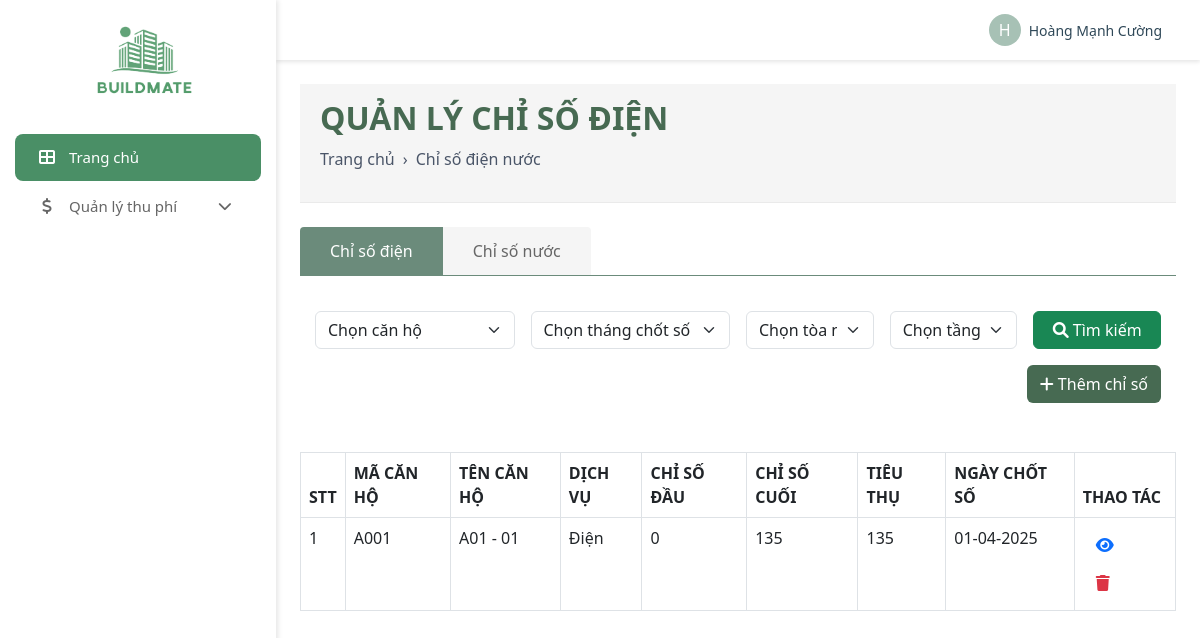
Page /admin/payment/electric_reading.php (signed in) on the committed database.
### tables this page shows
CREATE TABLE `electricitymeterreading` (
  `ElectricityMeterID` int(11) NOT NULL,
  `InitialReading` float DEFAULT NULL,
  `FinalReading` float DEFAULT NULL,
  `Image` varchar(255) DEFAULT NULL,
  `ClosingDate` date DEFAULT NULL,
  `Consumption` float DEFAULT NULL,
  `ApartmentID` int(11) NOT NULL,
  `StaffID` int(11) NOT NULL
);

CREATE TABLE `apartment` (
  `ApartmentID` int(11) NOT NULL,
  `Name` varchar(255) DEFAULT NULL,
  `Area` int(11) DEFAULT NULL,
  `NumberOffBedroom` int(11) DEFAULT NULL,
  `Code` varchar(255) DEFAULT NULL,
  `ElectricId` int(11) DEFAULT NULL,
  `WaterId` int(11) NOT NULL,
  `Description` text DEFAULT NULL,
  `Status` varchar(50) DEFAULT NULL,
  `BuildingId` int(11) NOT NULL,
  `FloorId` int(11) NOT NULL,
  `ContractCode` varchar(255) DEFAULT NULL
);

### admin/payment/electric_reading.php (the view, shortened to what this page needs)
<?php
include '../../database/DBController.php';
$drop_fk_sql = "
    ALTER TABLE ElectricityMeterReading
    DROP FOREIGN KEY IF EXISTS electricitymeterreading_ibfk_1,
    DROP FOREIGN KEY IF EXISTS electricitymeterreading_ibfk_2;
    ALTER TABLE ElectricityMeterReading
    ADD INDEX (ApartmentID),
    ADD INDEX (StaffID);
";
try {
    $conn->multi_query($drop_fk_sql);
} catch (Exception $e) {
}
$query = "SELECT e.*, a.Code as ApartmentCode, a.Name as ApartmentName, s.Name as StaffName
          FROM ElectricityMeterReading e
          LEFT JOIN apartment a ON e.ApartmentID = a.ApartmentID
          LEFT JOIN staffs s ON e.StaffID = s.ID
          ORDER BY e.ClosingDate DESC";
$select_readings = mysqli_query($conn, $query);
?>
<!DOCTYPE html>
<html lang="en">
<head>
    <link rel="stylesheet" href="https://cdnjs.cloudflare.com/ajax/libs/font-awesome/6.0.0/css/all.min.css">
    <link href="https://cdn.jsdelivr.net/npm/bootstrap@5.3.0/dist/css/bootstrap.min.css" rel="stylesheet">
    <link rel="stylesheet" href="css/admin_style.css">
</head>
<body>
    <div class="d-flex">
        <?php include '../admin_navbar.php'; ?>
        <div style="width: 100%;">
            <?php include '../admin_header.php'; ?>
            <div class="container-fluid p-4">
               <div class="page-header mb-4">
                    <h2 style="font-weight: bold; color: #476a52; margin-bottom: 10px; text-transform: uppercase;">QUẢN LÝ CHỈ SỐ ĐIỆN</h2>
                    <div class="breadcrumb">
                        <a href="dashboard.php">Trang chủ</a>
                        <span style="margin: 0 8px;">›</span>
                        <span>Chỉ số điện nước</span>
                    </div>
                </div>
                <div class="tab-container">
                    <a href="#" class="tab-item active">Chỉ số điện</a>
                    <a href="./water_reading.php" class="tab-item">Chỉ số nước</a>
                </div>
                <div class="search-container mb-4">
                    <form class="row g-3">
                        <div class="col-md-3">
                            <select class="form-select" name="apartment">
                                <option value="">Chọn căn hộ</option>
                            </select>
                        </div>
                        <div class="col-md-3">
                            <select class="form-select" name="month">
                                <option value="">Chọn tháng chốt số</option>
                            </select>
                        </div>
                        <div class="col-md-2">
                            <select class="form-select" name="building">
                                <option value="">Chọn tòa nhà</option>
                            </select>
                        </div>
                        <div class="col-md-2">
                            <select class="form-select" name="floor">
                                <option value="">Chọn tầng</option>
                            </select>
                        </div>
                        <div class="col-md-2">
                            <button type="submit" class="btn btn-success w-100">
                                <i class="fas fa-search"></i> Tìm kiếm
                            </button>
                        </div>
                    </form>
                    <div class="mt-3 d-flex justify-content-end">
                        <button type="button" class="btn add-btn" data-bs-toggle="modal" data-bs-target="#addReadingModal">
                            <i class="fas fa-plus"></i> Thêm chỉ số
                        </button>
                    </div>
                </div>
                <div class="table-responsive">
                    <table class="table table-bordered">
                        <thead>
                            <tr>
                                <th>STT</th>
                                <th>MÃ CĂN HỘ</th>
                                <th>TÊN CĂN HỘ</th>
                                <th>DỊCH VỤ</th>
                                <th>CHỈ SỐ ĐẦU</th>
                                <th>CHỈ SỐ CUỐI</th>
                                <th>TIÊU THỤ</th>
                                <th>NGÀY CHỐT SỐ</th>
                                <th>THAO TÁC</th>
                            </tr>
                        </thead>
                        <tbody>
                            <?php
                            if(mysqli_num_rows($select_readings) > 0){
                                $i = 1;
                                while($row = mysqli_fetch_assoc($select_readings)){
                            ?>
                            <tr>
                                <td><?php echo $i++; ?></td>
                                <td><?php echo $row['ApartmentCode']; ?></td>
                                <td><?php echo $row['ApartmentName']; ?></td>
                                <td>Điện</td>
                                <td><?php echo $row['InitialReading']; ?></td>
                                <td><?php echo $row['FinalReading']; ?></td>
                                <td><?php echo $row['Consumption']; ?></td>
                                <td><?php echo date('d-m-Y', strtotime($row['ClosingDate'])); ?></td>
                                <td>
                                    <button class="btn btn-link text-primary" onclick="viewReading(<?php
                                        echo htmlspecialchars(json_encode([
                                            'id' => $row['ElectricityMeterID'],
                                            'apartmentCode' => $row['ApartmentCode'],
                                            'apartmentName' => $row['ApartmentName'],
                                            'initialReading' => $row['InitialReading'],
                                            'finalReading' => $row['FinalReading'],
                                            'consumption' => $row['Consumption'],
                                            'closingDate' => date('d-m-Y', strtotime($row['ClosingDate'])),
                                            'image' => $row['Image']
                                        ]));
                                    ?>)">
                                        <i class="fas fa-eye"></i>
                                    </button>
                                    <button class="btn btn-link text-danger" onclick="deleteReading(<?php echo $row['ElectricityMeterID']; ?>)">
                                        <i class="fas fa-trash"></i>
                                    </button>
                                </td>
                            </tr>
                            <?php
                                }
                            } else {
                                echo '<tr><td colspan="10" class="text-center">Không có dữ liệu</td></tr>';
                            }
                            ?>
                        </tbody>
                    </table>
                </div>
            </div>
        </div>
    </div>
</body>
</html>

### admin/css/admin_style.css (style rules this page uses)
* { margin: 0; padding: 0; box-sizing: border-box; }
body { margin: 0; font-family: Arial, sans-serif; }

### admin/payment/electric_reading.php (style rules this page uses)
.search-container { background: white; padding: 15px; border-radius: 8px; margin-bottom: 20px; }
.page-header { background-color: #f5f5f5; padding: 15px 20px; color: #4a5568; border-bottom: 1px solid #eaeaea; }
.breadcrumb { display: flex; align-items: center; margin-bottom: 0; padding: 0; background-color: transparent; font-size: 14px; }
.breadcrumb a { color: #4a5568; text-decoration: none; }
.add-btn { margin-bottom: 10px; width: fit-content; padding: 10px 20px; border: none; border-radius: 10px; background-color: #476a52 !important; color: white !important; cursor: pointer; display: flex; align-items: center; gap: 8px; text-decoration: none; }
.tab-container { display: flex; margin-bottom: 20px; border-bottom: 1px solid #6b8b7b; }
.tab-item { padding: 12px 30px; text-decoration: none; color: #666; font-weight: 500; background: #f5f5f5; border: none; position: relative; }
.tab-item.active { background: #6b8b7b; color: white; }
.tab-item:first-child { border-top-left-radius: 4px; }
.tab-item:last-child { border-top-right-radius: 4px; }

### rows in the picture
electricitymeterreading: ApartmentID.Code "A001", ApartmentID.Name "A01 - 01", InitialReading "0", FinalReading "135", Consumption "135", ClosingDate "01-04-2025"

### other values in the picture
substr($name, 0, 1) "H"
$name "Hoàng Mạnh Cường"
